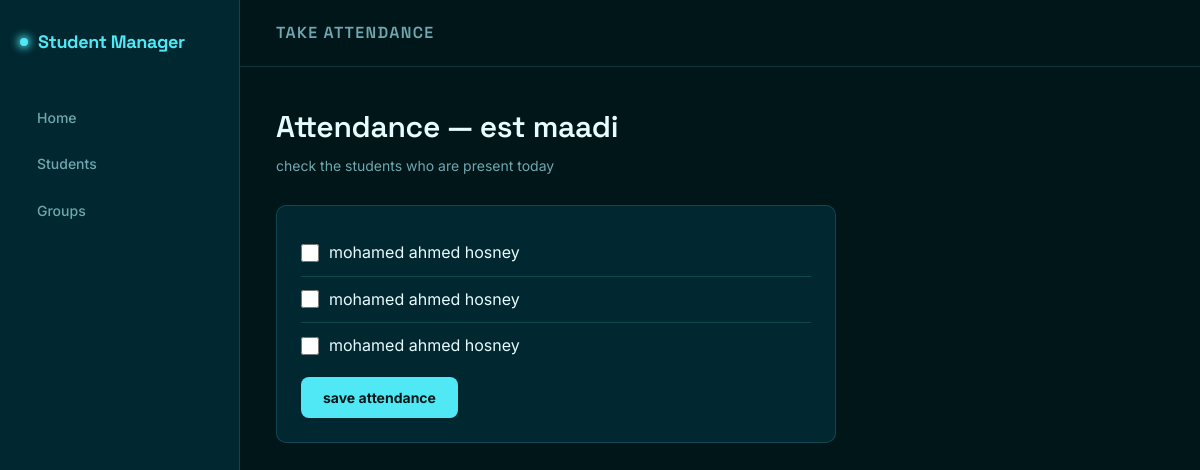
/group/1/attendance, run on an earlier commit of the app's database.
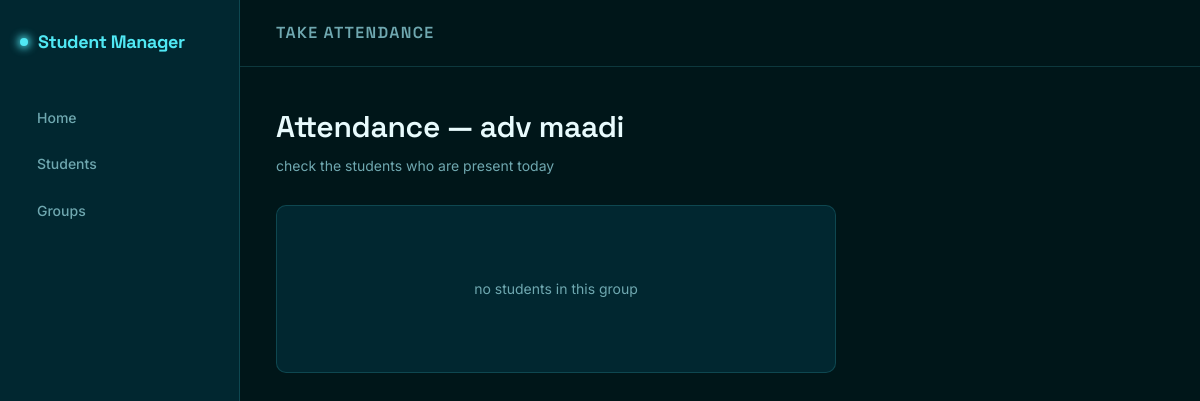
And on a later commit of the database.
### models/groups.py (models this page shows)
class Groups(db.Model):
    __tablename__ = "group"
    id = db.Column(db.Integer, primary_key=True)
    name = db.Column(db.String(50))

### models/student_group.py (models this page shows)
class StuduentsrGoups(db.Model):
    __tablename__ = "student_group"
    student_id = db.Column(db.Integer, db.ForeignKey("student.id"), primary_key=True )
    group_id = db.Column(db.Integer, db.ForeignKey("group.id"), primary_key=True )
    student = db.relationship("Student", backref="student_group")
    group = db.relationship("Groups", backref="student_group")

### models/student.py (models this page shows)
class Student(db.Model):
    __tablename__ = "student"
    id = db.Column(db.Integer, primary_key=True)
    name = db.Column(db.String(50))
    student_num = db.Column(db.String(50))
    parent_num = db.Column(db.String(50))

### routes/attendance.py (the view, shortened to what this page needs)
@attendance.route("/group/<int:group_id>/attendance", methods=["GET", "POST"])
def take_attendance(group_id):
    group = Groups.query.get_or_404(group_id)
    links = StuduentsrGoups.query.filter_by(group_id=group_id).all()
    return render_template("take-attendance.html", group=group, links=links, name="take attendance")

### templates/take-attendance.html
{% extends "base.html"%}
{%block body%}
<section class="recorded-page">
    <div class="recorded-header">
       <h1>Attendance — {{group.name}}</h1>
       <p class="subtitle">check the students who are present today</p>
    </div>
</section>
<div class="admin-container">
    <div class="card-admin">
        <form method="post">
            {% for link in links %}
            <label class="checkbox-row">
                <input type="checkbox" name="present" value="{{link.student_id}}">
                {{link.student.name}}
            </label>
            {% else %}
            <div class="empty-state">no students in this group</div>
            {% endfor %}
            {% if links %}
            <div class="submit-btn">
                <button type="submit">save attendance</button>
            </div>
            {% endif %}
        </form>
    </div>
</div>
{%endblock%}

What changed in the data, as far as the page shows it:
removed StuduentsrGoups: student.name "mohamed ahmed hosney"
removed StuduentsrGoups: student.name "mohamed ahmed hosney"
removed StuduentsrGoups: student.name "mohamed ahmed hosney"
changed Groups: name "est maadi" → "adv maadi"
Also different on the page:
text no longer shown: "save attendance"
text now shown: "no students in this group"
